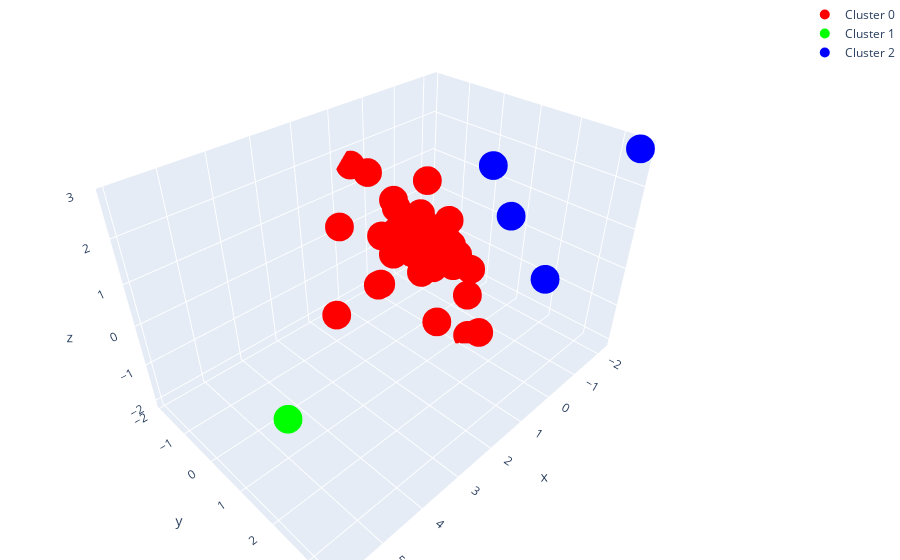

Here is the notebook cell this chart was saved with:
### Code cell
# membuat visualisasi 3D untuk setiap klaster
# klaster 1
Cluster0= go.Scatter3d(
        x=df_pca_3[df_pca_3['cluster']==0]['PC1'],
        y=df_pca_3[df_pca_3['cluster']==0]['PC2'],
        z=df_pca_3[df_pca_3['cluster']==0]['PC3'],
        mode="markers",
        marker=dict(
                    size=10,
                    color="rgb(255,0,0)",
        ),
        name="Cluster 0"
)

#klaster 2
Cluster1= go.Scatter3d(
        x=df_pca_3[df_pca_3['cluster']==1]['PC1'],
        y=df_pca_3[df_pca_3['cluster']==1]['PC2'],
        z=df_pca_3[df_pca_3['cluster']==1]['PC3'],
        mode="markers",
        marker=dict(
                    size=10,
                    color="rgb(0,255,0)",
        ),
        name="Cluster 1"
)

# klaster 3
Cluster2= go.Scatter3d(
        x=df_pca_3[df_pca_3['cluster']==2]['PC1'],
        y=df_pca_3[df_pca_3['cluster']==2]['PC2'],
        z=df_pca_3[df_pca_3['cluster']==2]['PC3'],
        mode="markers",
        marker=dict(
                    size=10,
                    color="rgb(0,0,255)",
        ),
        name="Cluster 2"
)


data_plot_km=[Cluster0,Cluster1,Cluster2]

# membuat plot
layout = go.Layout(
    margin=dict(l=0, r=0, b=0, t=0))

fig=go.Figure(data = data_plot_km, layout = layout)
iplot(fig)

### Figure 1 — Plotly figure (JSON) as saved in the notebook; plotly's stock layout.template omitted (floating-point values rounded to 4 significant figures)
{"data": [{"marker": {"color": "rgb(255,0,0)", "size": 10}, "mode": "markers", "name": "Cluster 0", "type": "scatter3d", "x": [-0.1326, -0.2715, -0.2167, -0.391, -0.7063, 0.01298, 1.4, -0.7324, -0.401, 0.05183, -0.1672, 2.877, 1.671, -0.4657, 0.3676, -0.2059, -0.6818, 0.2566, -0.9119, -0.0126, -0.1092, -0.03357, -1.312, -0.2704, -0.5547, 0.6071, 1.523, 0.8172, 0.1496, -0.2798, -0.7422, 0.18, -0.9276, -0.8611, 0.5914, 0.09527, -0.4539, -0.01769, -1.105, 0.1049], "y": [-0.1807, -0.4152, 1.172, -0.5164, -0.06735, -0.4726, -0.1049, -0.01697, 0.007163, -0.3406, 1.52, 0.1219, -1.095, -0.302, 0.6882, -0.1108, 0.1338, -0.7616, 0.1437, -0.7248, -1.217, 0.1591, -0.164, -0.6111, -0.7584, -0.5041, -0.05238, -0.6685, -0.03535, -0.5528, 0.6704, -0.4286, 0.02318, -0.5945, -1.9, -0.3761, -0.4824, -1.033, 0.4321, -1.859], "z": [-0.6615, -0.4978, -2.046, -0.1687, -0.0821, -0.1106, -0.3724, 0.41, 0.3548, -0.2379, -1.723, -0.2954, 0.7885, 0.01372, -1.58, -0.4466, -0.1666, 0.2058, -0.5767, 0.2841, 0.7154, -0.5009, -0.8756, 0.08162, 0.3615, -0.1362, -0.3152, 0.375, -0.6362, 0.1917, -1.395, -0.09109, -0.9337, -0.4818, 1.62, -0.2826, 1.364, 0.6138, -0.9285, 1.279]}, {"marker": {"color": "rgb(0,255,0)", "size": 10}, "mode": "markers", "name": "Cluster 1", "type": "scatter3d", "x": [5.87], "y": [2.525], "z": [0.7075]}, {"marker": {"color": "rgb(0,0,255)", "size": 10}, "mode": "markers", "name": "Cluster 2", "type": "scatter3d", "x": [-0.5919, -2.17, -0.8681, -0.9831], "y": [2.775, 3.483, 0.9922, 1.5], "z": [0.1985, 2.851, 2.094, 1.033]}], "layout": {"margin": {"b": 0, "l": 0, "r": 0, "t": 0}}}
